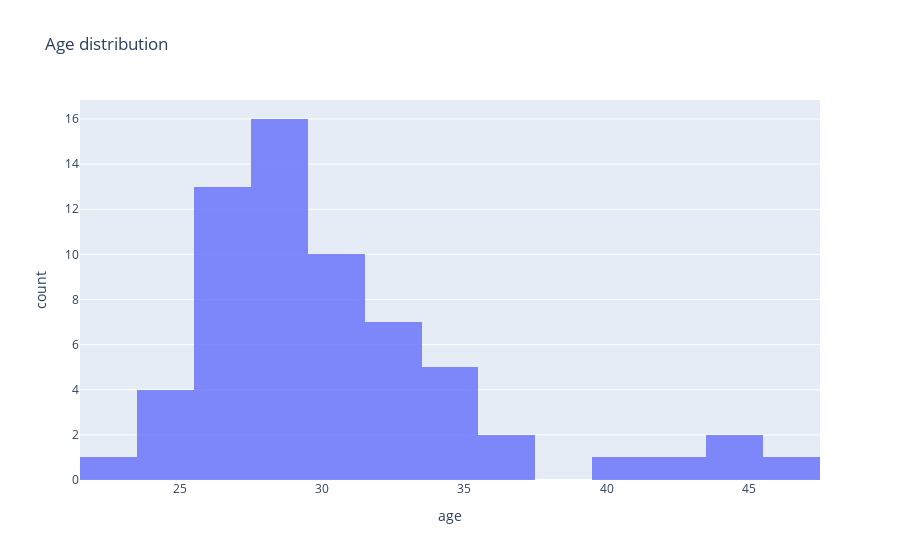

Source (notebook cell):
### Markdown cell above
## Age

### Code cell
fig = px.histogram(Data,'age',title = 'Age distribution',opacity=0.8)
fig.show()

### Figure 1 — Plotly figure (JSON) as saved in the notebook; plotly's stock layout.template omitted (floating-point values rounded to 4 significant figures)
{"data": [{"alignmentgroup": "True", "bingroup": "x", "hoverlabel": {"namelength": 0}, "hovertemplate": "age=%{x}<br>count=%{y}", "legendgroup": "", "marker": {"color": "#636efa", "opacity": 0.8}, "name": "", "offsetgroup": "", "orientation": "v", "showlegend": false, "type": "histogram", "x": [32, 27, 27, 27, 26, 28, 29, 28, 27, 35, 30, 29, 34, 27, 28, 29, 31, 35, 26, 33, 28, 42, 30, 29, 26, 27, 29, 30, 25, 29, 29, 26, 28, 30, 32, 28, 44, 31, 28, 34, 29, 31, 44, 32, 25, 25, 35, 37, 27, 29, 36, 33, 22, 41, 25, 33, 27, 32, 47, 31, 27, 31, 30], "xaxis": "x", "yaxis": "y"}], "layout": {"barmode": "relative", "legend": {"tracegroupgap": 0}, "title": {"text": "Age distribution"}, "xaxis": {"anchor": "y", "domain": [0, 1], "title": {"text": "age"}}, "yaxis": {"anchor": "x", "domain": [0, 1], "title": {"text": "count"}}}}
